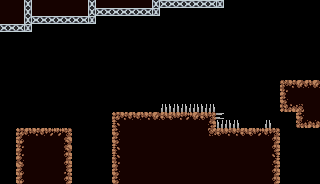

A level layout from a 2D game, rendered from its tile map. Below: a short description, then the map file with its tile-grid data intact:
An orthogonal 40x23 tile map with 8x8 px tiles, 1 tile layer (background), 4 tilesets and 6 objects (player).

<map version="1.10" tiledversion="1.10.2" orientation="orthogonal" renderorder="left-down" width="40" height="23" tilewidth="8" tileheight="8" infinite="0" nextlayerid="3" nextobjectid="11">
 <tileset firstgid="1" source="../../stone.tsx" />
 <tileset firstgid="12" name="soil" tilewidth="8" tileheight="8" tilecount="10" columns="0">
  <grid orientation="orthogonal" width="1" height="1" />
  <tile id="0">
   <image width="8" height="8" source="../tiles/soil/soil cliff 1.1.png" />
  </tile>
  <tile id="1">
   <image width="8" height="8" source="../tiles/soil/soil cliff 1.png" />
  </tile>
  <tile id="2">
   <image width="8" height="8" source="../tiles/soil/soil corner 1.1.png" />
  </tile>
  <tile id="3">
   <image width="8" height="8" source="../tiles/soil/soil corner 1.png" />
  </tile>
  <tile id="4">
   <image width="8" height="8" source="../tiles/soil/soil layer 1.1.png" />
  </tile>
  <tile id="5">
   <image width="8" height="8" source="../tiles/soil/soil layer 1.2.png" />
  </tile>
  <tile id="6">
   <image width="8" height="8" source="../tiles/soil/soil layer 1.3.png" />
  </tile>
  <tile id="7">
   <image width="8" height="8" source="../tiles/soil/soil layer 1.4.png" />
  </tile>
  <tile id="8">
   <image width="8" height="8" source="../tiles/soil/soil layer 1.png" />
  </tile>
  <tile id="9">
   <image width="8" height="8" source="../tiles/soil/filler.png" />
  </tile>
 </tileset>
 <tileset firstgid="22" name="spikes" tilewidth="8" tileheight="8" tilecount="2" columns="0">
  <grid orientation="orthogonal" width="1" height="1" />
  <tile id="0">
   <image width="8" height="8" source="../tiles/spikes/spike 2.png" />
  </tile>
  <tile id="1">
   <image width="8" height="8" source="../tiles/spikes/spike 1.png" />
  </tile>
 </tileset>
 <tileset firstgid="24" name="scaffolds" tilewidth="8" tileheight="8" tilecount="5" columns="0">
  <grid orientation="orthogonal" width="1" height="1" />
  <tile id="0">
   <image width="8" height="8" source="../tiles/scaffold/scaffold 1.png" />
  </tile>
  <tile id="1">
   <image width="8" height="8" source="../tiles/scaffold/scaffold corner 1.1.png" />
  </tile>
  <tile id="2">
   <image width="8" height="8" source="../tiles/scaffold/scaffold corner 1.png" />
  </tile>
  <tile id="3">
   <image width="8" height="8" source="../tiles/scaffold/scaffold 1.1.png" />
  </tile>
  <tile id="4">
   <image width="8" height="8" source="../tiles/scaffold/filler.png" />
  </tile>
 </tileset>
 <layer id="1" name="background" width="40" height="23">
  <data encoding="csv">
28,28,28,24,28,28,28,28,28,28,28,24,28,28,28,28,28,28,28,24,2684354584,2684354584,2684354584,2684354584,2684354584,2684354584,2684354584,26,0,0,0,0,0,0,0,0,0,0,0,0,
28,28,28,24,28,28,28,28,28,28,28,24,2684354584,2684354584,2684354584,2684354584,2684354584,2684354584,2684354584,26,0,0,0,0,0,0,0,0,0,0,0,0,0,0,0,0,0,0,0,0,
28,28,28,24,2684354584,2684354584,2684354584,2684354584,2684354584,2684354584,2684354584,26,0,0,0,0,0,0,0,0,0,0,0,0,0,0,0,0,0,0,0,0,0,0,0,0,0,0,0,0,
2684354584,2684354584,2684354584,26,0,0,0,0,0,0,0,0,0,0,0,0,0,0,0,0,0,0,0,0,0,0,0,0,0,0,0,0,0,0,0,0,0,0,0,0,
0,0,0,0,0,0,0,0,0,0,0,0,0,0,0,0,0,0,0,0,0,0,0,0,0,0,0,0,0,0,0,0,0,0,0,0,0,0,0,0,
0,0,0,0,0,0,0,0,0,0,0,0,0,0,0,0,0,0,0,0,0,0,0,0,0,0,0,0,0,0,0,0,0,0,0,0,0,0,0,0,
0,0,0,0,0,0,0,0,0,0,0,0,0,0,0,0,0,0,0,0,0,0,0,0,0,0,0,0,0,0,0,0,0,0,0,0,0,0,0,0,
0,0,0,0,0,0,0,0,0,0,0,0,0,0,0,0,0,0,0,0,0,0,0,0,0,0,0,0,0,0,0,0,0,0,0,0,0,0,0,0,
0,0,0,0,0,0,0,0,0,0,0,0,0,0,0,0,0,0,0,0,0,0,0,0,0,0,0,0,0,0,0,0,0,0,0,0,0,0,0,0,
0,0,0,0,0,0,0,0,0,0,0,0,0,0,0,0,0,0,0,0,0,0,0,0,0,0,0,0,0,0,0,0,0,0,0,0,0,0,0,0,
0,0,0,0,0,0,0,0,0,0,0,0,0,0,0,0,0,0,0,0,0,0,0,0,0,0,0,0,0,0,0,0,0,0,0,1610612749,16,20,18,20,
0,0,0,0,0,0,0,0,0,0,0,0,0,0,0,0,0,0,0,0,0,0,0,0,0,0,0,0,0,0,0,0,0,0,0,1610612752,21,21,21,21,
0,0,0,0,0,0,0,0,0,0,0,0,0,0,0,0,0,0,0,0,0,0,0,0,0,0,0,0,0,0,0,0,0,0,0,1610612754,21,21,21,21,
0,0,0,0,0,0,0,0,0,0,0,0,0,0,0,0,0,0,0,0,23,22,22,22,23,22,23,0,0,0,0,0,0,0,0,3221225484,3221225488,1610612751,21,21,
0,0,0,0,0,0,0,0,0,0,0,0,0,0,1610612748,16,18,18,16,20,19,19,16,17,20,19,13,2684354582,0,0,0,0,0,0,0,0,0,1610612754,21,21,
0,0,0,0,0,0,0,0,0,0,0,0,0,0,1610612753,21,21,21,21,21,21,21,21,21,21,21,2684354578,22,23,23,0,0,0,23,0,0,0,3221225485,3221225490,3221225490,
0,0,1610612748,18,16,18,17,17,13,0,0,0,0,0,1610612754,21,21,21,21,21,21,21,21,21,21,21,2684354575,19,16,16,19,19,17,18,13,0,0,0,0,0,
0,0,1610612755,21,21,21,21,21,2684354580,0,0,0,0,0,1610612754,21,21,21,21,21,21,21,21,21,21,21,21,21,21,21,21,21,21,21,2684354579,0,0,0,0,0,
0,0,1610612752,21,21,21,21,21,2684354580,0,0,0,0,0,1610612753,21,21,21,21,21,21,21,21,21,21,21,21,21,21,21,21,21,21,21,2684354579,0,0,0,0,0,
0,0,1610612752,21,21,21,21,21,2684354579,0,0,0,0,0,1610612753,21,21,21,21,21,21,21,21,21,21,21,21,21,21,21,21,21,21,21,2684354577,0,0,0,0,0,
0,0,1610612756,21,21,21,21,21,2684354579,0,0,0,0,0,1610612752,21,21,21,21,21,21,21,21,21,21,21,21,21,21,21,21,21,21,21,2684354578,0,0,0,0,0,
0,0,1610612755,21,21,21,21,21,2684354576,0,0,0,0,0,1610612754,21,21,21,21,21,21,21,21,21,21,21,21,21,21,21,21,21,21,21,2684354579,0,0,0,0,0,
0,0,1610612755,21,21,21,21,21,2684354579,0,0,0,0,0,1610612754,21,21,21,21,21,21,21,21,21,21,21,21,21,21,21,21,21,21,21,2684354579,0,0,0,0,0
</data>
 </layer>
 <objectgroup id="2" name="objects">
  <object id="3" x="16" y="184">
   <polygon points="0,0 0,-56 56,-56 56,0" />
  </object>
  <object id="6" x="112" y="184">
   <polygon points="0,0 0,-72 104,-72 104,0" />
  </object>
  <object id="7" x="280" y="128">
   <polygon points="0,0 -64,0 -64,56 0,56" />
  </object>
  <object id="8" x="280" y="80">
   <polygon points="0,0 40,0 40,32 0,32" />
  </object>
  <object id="9" x="296" y="128">
   <polygon points="0,0 0,-16 24,-16 24,0" />
  </object>
  <object id="10" name="player" x="32" y="80" width="16" height="24" />
 </objectgroup>
</map>